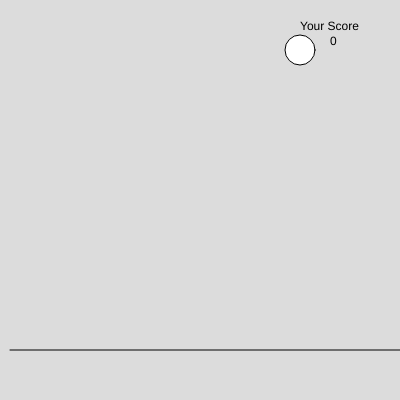
Frame 1 (no input)
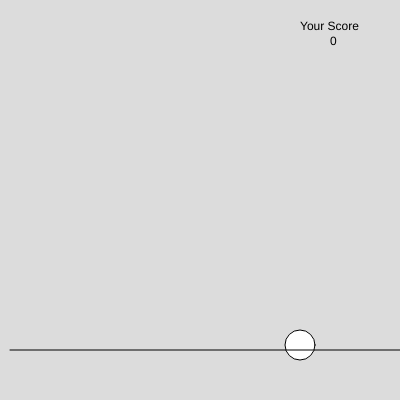
Frame 60 (no input)
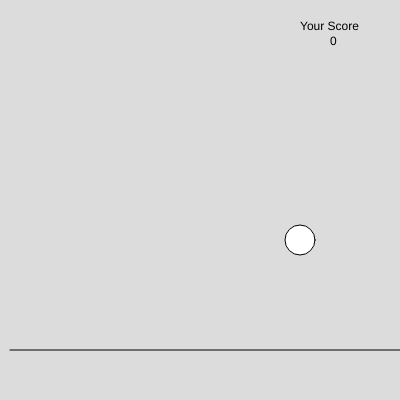
Frame 120 (the mouse pressed at the canvas centre since frame 60)

The p5.js sketch that drew these frames (run headless with seeded random() and noise() and a simulated clock; from frame 60 on, the mouse is pressed at the canvas centre):

// p5.js sketch
// ── sketch.js
var score = 0;
var sy = 0;
function setup() {
  createCanvas(400, 400);
}
function keyPressed() {
 if(key=='s'&& sy>300){
    score = score + 25;}

 
}
function draw() {
  background(220);
  ellipse(300, sy + 50, 30, 30);
  sy = sy + 5;
  if (sy > 400) {
    sy = 0;
  }
  text("Your Score", 300, 30);
  text(score, 330, 45);
  line(400,350,10,350)
}
